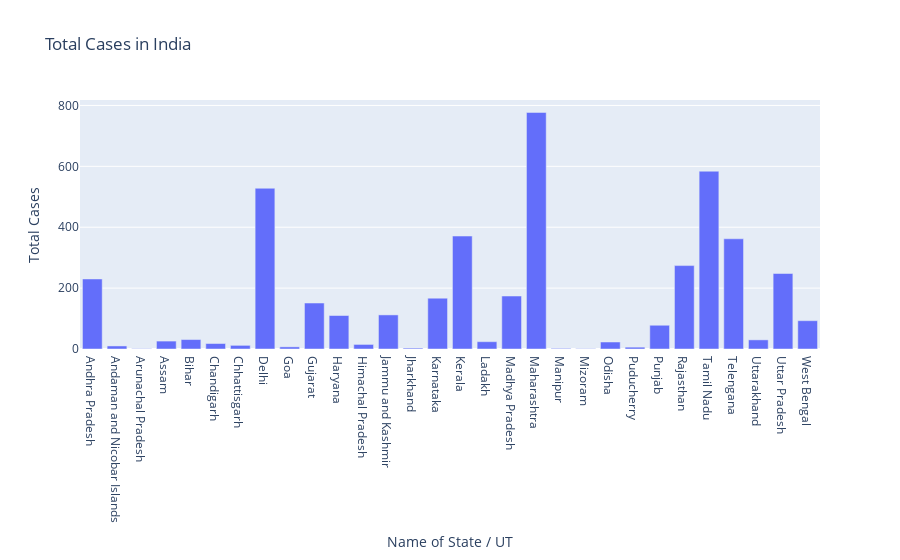

Notebook cell for this chart:
### Code cell
fig=go.Figure()
fig.add_trace(go.Bar(x=india_df['Name of State / UT'],y=india_df['Total_Cases']))
fig.update_layout(title='Total Cases in India',xaxis=dict(title='Name of State / UT'),yaxis=dict(title='Total Cases'))

### Figure 1 — Plotly figure (JSON) as saved in the notebook; plotly's stock layout.template omitted (floating-point values rounded to 4 significant figures)
{"data": [{"type": "bar", "x": ["Andhra Pradesh", "Andaman and Nicobar Islands", "Arunachal Pradesh", "Assam", "Bihar", "Chandigarh", "Chhattisgarh", "Delhi", "Goa", "Gujarat", "Haryana", "Himachal Pradesh", "Jammu and Kashmir", "Jharkhand", "Karnataka", "Kerala", "Ladakh", "Madhya Pradesh", "Maharashtra", "Manipur", "Mizoram", "Odisha", "Puducherry", "Punjab", "Rajasthan", "Tamil Nadu", "Telengana", "Uttarakhand", "Uttar Pradesh", "West Bengal"], "y": [230, 10, 1, 26, 31, 18, 12, 528, 7, 151, 110, 15, 112, 3, 167, 371, 24, 174, 777, 2, 1, 23, 6, 78, 274, 584, 362, 30, 248, 93]}], "layout": {"title": {"text": "Total Cases in India"}, "xaxis": {"title": {"text": "Name of State / UT"}}, "yaxis": {"title": {"text": "Total Cases"}}}}
